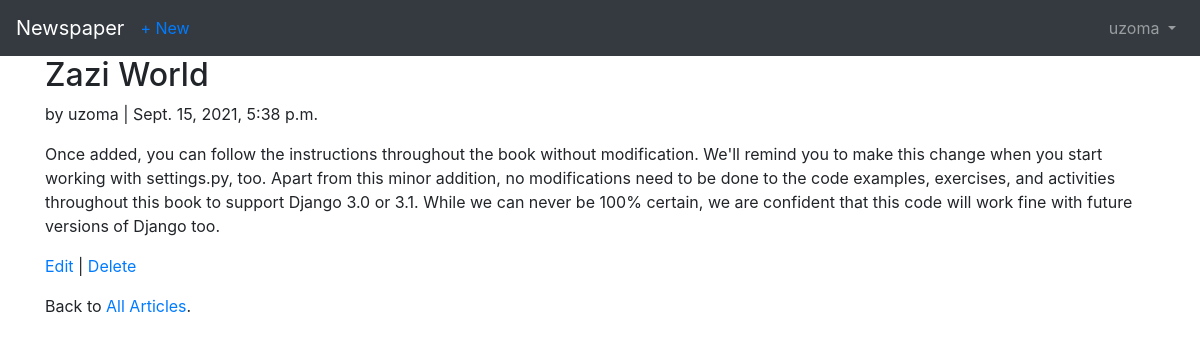
The app's page /articles/1/ (signed in) with its own data.
### accounts/models.py (models this page shows)
class CustomUser(AbstractUser):
    age = models.PositiveIntegerField(null=True, blank=True)

### articles/models.py (models this page shows, shortened)
class Article(models.Model):
    title = models.CharField(max_length=255)
    body = models.TextField()
    date = models.DateTimeField(auto_now_add=True)
    author = models.ForeignKey(
        get_user_model(),
        on_delete=models.CASCADE
    )

### articles/views.py (the view)
class ArticleDetailView(LoginRequiredMixin, DetailView): # new
    model = Article
    template_name = 'article_detail.html'

### templates/article_detail.html
{% extends 'base.html' %}
{% block content %}
  <div class="article-entry">
    <h2>{{ object.title }}</h2>
    <p>by {{ object.author }} | {{ object.date }}</p>
    <p>{{ object.body }}</p>
  </div>
  <p><a href="{% url 'article_edit' article.pk %}">Edit</a> |
    <a href="{% url 'article_delete' article.pk %}">Delete</a></p>
  <p>Back to <a href="{% url 'article_list' %}">All Articles</a>.</p>
{% endblock content %}

### templates/base.html (shortened to what this page needs)
<!DOCTYPE html>
<html>
<head>
 <link rel="stylesheet" href="https://cdn.jsdelivr.net/npm/bootstrap@4.5.3/dist/css/bootstrap.min.css">
</head>
<body>
  <nav class="navbar navbar-expand-lg navbar-dark bg-dark">
    <a class="navbar-brand" href="{% url 'home' %}">Newspaper</a>
    {% if user.is_authenticated %}
      <ul class="navbar-nav mr-auto">
        <li class="nav-item">
          <a href="{% url 'article_new' %}">+ New</a>
        </li>
      </ul>
    {% endif %}
    <div class="collapse navbar-collapse" id="navbarSupportedContent">
      {% if user.is_authenticated %}
        <ul class="navbar-nav ml-auto">
          <li class="nav-item">
            <a class="nav-link dropdown-toggle" href="#"
            id="navbarDropdown" role="button" data-toggle="dropdown"
            aria-haspopup="true" aria-expanded="false">
              {{ user.username }}
            </a>
          </li>
        </ul>
      {% endif %}
    </div>
  </nav>
  <main>
    <div class="container">
      {% block content %}
      {% endblock content %}
    </div>
  </main>
</body>
</html>

### records on screen
CustomUser: username "uzoma"
Article: title "Zazi World", author "uzoma", date "Sept. 15, 2021, 5:38 p.m.", body "Once added, you can follow the instructions throughout the book without modification. We'll remind you to make this change when you start working with settings.py, too. Apart from this minor addition, no modifications need to be done to the code examples, exercises, and activities throughout this book to support Django 3.0 or 3.1. While we can never be 100% certain, we are confident that this code will work fine with future versions of Django too."
